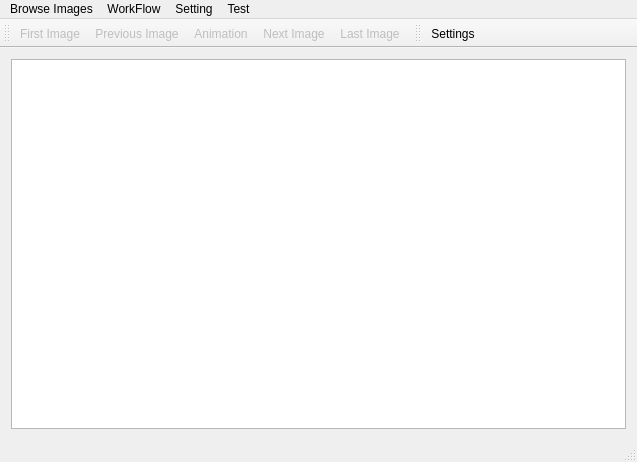
<?xml version="1.0" encoding="UTF-8"?>
<ui version="4.0">
 <class>MainWindow</class>
 <widget class="QMainWindow" name="MainWindow">
  <property name="geometry">
   <rect>
    <x>0</x>
    <y>0</y>
    <width>637</width>
    <height>462</height>
   </rect>
  </property>
  <property name="windowTitle">
   <string>Traffic Sign Recognition</string>
  </property>
  <widget class="QWidget" name="centralWidget">
   <layout class="QGridLayout" name="gridLayout">
    <item row="0" column="0">
     <widget class="QGraphicsView" name="graphicsView">
      <property name="frameShadow">
       <enum>QFrame::Sunken</enum>
      </property>
     </widget>
    </item>
   </layout>
  </widget>
  <widget class="QMenuBar" name="menuBar">
   <property name="geometry">
    <rect>
     <x>0</x>
     <y>0</y>
     <width>637</width>
     <height>19</height>
    </rect>
   </property>
   <widget class="QMenu" name="menu">
    <property name="title">
     <string>Setting</string>
    </property>
    <addaction name="actionLanguage"/>
    <addaction name="actionSettings"/>
   </widget>
   <widget class="QMenu" name="menuVisitImages">
    <property name="title">
     <string>Browse Images</string>
    </property>
    <addaction name="actionOpenSingleImage"/>
    <addaction name="separator"/>
    <addaction name="actionBrowseTestSet"/>
    <addaction name="actionNextImage"/>
    <addaction name="actionPreviousImage"/>
    <addaction name="actionAnimation"/>
    <addaction name="actionFirstImage"/>
    <addaction name="actionLastImage"/>
   </widget>
   <widget class="QMenu" name="menuTest">
    <property name="title">
     <string>Test</string>
    </property>
    <addaction name="actionTestCanny"/>
   </widget>
   <widget class="QMenu" name="menuWorkFlow">
    <property name="title">
     <string>WorkFlow</string>
    </property>
    <addaction name="actionSetTrainData"/>
    <addaction name="actionSetTestData"/>
    <addaction name="separator"/>
    <addaction name="actionMLPTraining"/>
    <addaction name="actionMLPTestingForSingleImage"/>
    <addaction name="actionMLPTestingForTestData"/>
    <addaction name="separator"/>
    <addaction name="actionSVMTraining"/>
    <addaction name="actionSVMTestingForSingleImage"/>
   </widget>
   <addaction name="menuVisitImages"/>
   <addaction name="menuWorkFlow"/>
   <addaction name="menu"/>
   <addaction name="menuTest"/>
  </widget>
  <widget class="QStatusBar" name="statusBar"/>
  <widget class="QToolBar" name="navigatorToolBar">
   <property name="windowTitle">
    <string>toolBar</string>
   </property>
   <attribute name="toolBarArea">
    <enum>TopToolBarArea</enum>
   </attribute>
   <attribute name="toolBarBreak">
    <bool>false</bool>
   </attribute>
   <addaction name="actionFirstImage"/>
   <addaction name="actionPreviousImage"/>
   <addaction name="actionAnimation"/>
   <addaction name="actionNextImage"/>
   <addaction name="actionLastImage"/>
  </widget>
  <widget class="QToolBar" name="mainToolBar">
   <attribute name="toolBarArea">
    <enum>TopToolBarArea</enum>
   </attribute>
   <attribute name="toolBarBreak">
    <bool>false</bool>
   </attribute>
   <addaction name="actionSettings"/>
  </widget>
  <action name="actionLanguage">
   <property name="text">
    <string>Language</string>
   </property>
  </action>
  <action name="actionBrowseTestSet">
   <property name="text">
    <string>Load Test Image Sequences </string>
   </property>
   <property name="toolTip">
    <string>Load Test Image Sequences </string>
   </property>
  </action>
  <action name="actionSettings">
   <property name="icon">
    <iconset resource="resource.qrc">
     <normaloff>:/image/resource/settings.png</normaloff>
     <normalon>:/image/resource/settings.png</normalon>:/image/resource/settings.png</iconset>
   </property>
   <property name="text">
    <string>Settings</string>
   </property>
  </action>
  <action name="actionNextImage">
   <property name="enabled">
    <bool>false</bool>
   </property>
   <property name="icon">
    <iconset resource="resource.qrc">
     <normaloff>:/image/resource/next.png</normaloff>:/image/resource/next.png</iconset>
   </property>
   <property name="text">
    <string>Next Image</string>
   </property>
  </action>
  <action name="actionPreviousImage">
   <property name="enabled">
    <bool>false</bool>
   </property>
   <property name="icon">
    <iconset resource="resource.qrc">
     <normaloff>:/image/resource/previos.png</normaloff>:/image/resource/previos.png</iconset>
   </property>
   <property name="text">
    <string>Previous Image</string>
   </property>
   <property name="toolTip">
    <string>PreviousImage</string>
   </property>
  </action>
  <action name="actionAnimation">
   <property name="checkable">
    <bool>true</bool>
   </property>
   <property name="enabled">
    <bool>false</bool>
   </property>
   <property name="icon">
    <iconset>
     <selectedoff>:/image/resource/play.png</selectedoff>
     <selectedon>:/image/resource/pause.png</selectedon>
    </iconset>
   </property>
   <property name="text">
    <string>Animation</string>
   </property>
  </action>
  <action name="actionFirstImage">
   <property name="enabled">
    <bool>false</bool>
   </property>
   <property name="icon">
    <iconset resource="resource.qrc">
     <normaloff>:/image/resource/first.png</normaloff>:/image/resource/first.png</iconset>
   </property>
   <property name="text">
    <string>First Image</string>
   </property>
  </action>
  <action name="actionLastImage">
   <property name="enabled">
    <bool>false</bool>
   </property>
   <property name="icon">
    <iconset resource="resource.qrc">
     <normaloff>:/image/resource/last.png</normaloff>:/image/resource/last.png</iconset>
   </property>
   <property name="text">
    <string>Last Image</string>
   </property>
   <property name="toolTip">
    <string>Last Image</string>
   </property>
  </action>
  <action name="actionTestCanny">
   <property name="text">
    <string>Test Canny</string>
   </property>
  </action>
  <action name="actionMLPTraining">
   <property name="text">
    <string>MLP Training</string>
   </property>
  </action>
  <action name="actionSetTrainData">
   <property name="text">
    <string>Set Train Data</string>
   </property>
   <property name="toolTip">
    <string>Set Train Data</string>
   </property>
  </action>
  <action name="actionSVMTraining">
   <property name="text">
    <string>SVM Training</string>
   </property>
  </action>
  <action name="actionOpenSingleImage">
   <property name="text">
    <string>Open Single Image</string>
   </property>
  </action>
  <action name="actionSVMTestingForSingleImage">
   <property name="enabled">
    <bool>false</bool>
   </property>
   <property name="text">
    <string>SVM Testing For Single Image</string>
   </property>
  </action>
  <action name="actionMLPTestingForSingleImage">
   <property name="enabled">
    <bool>false</bool>
   </property>
   <property name="text">
    <string>MLP Testing For Single Image</string>
   </property>
  </action>
  <action name="actionSetTestData">
   <property name="text">
    <string>Set Test Data</string>
   </property>
  </action>
  <action name="actionMLPTestingForTestData">
   <property name="text">
    <string>MLP Testing For TestData</string>
   </property>
  </action>
 </widget>
 <layoutdefault spacing="6" margin="11"/>
 <resources>
  <include location="resource.qrc"/>
 </resources>
 <connections/>
</ui>
